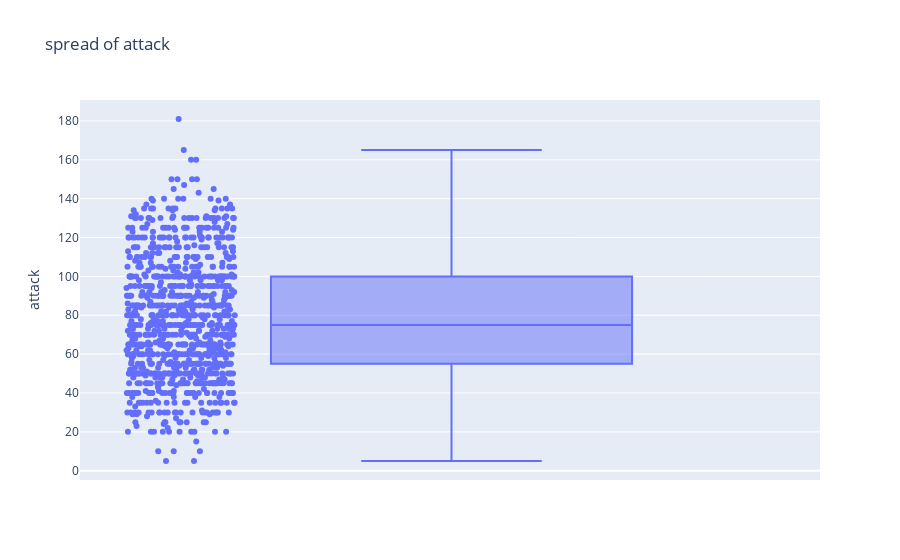

The code cell stored with this chart in its notebook:
### Code cell
fig=px.box(df,y='attack',title='spread of attack',points='all')
fig.show()

### Figure 1 — Plotly figure (JSON) as saved in the notebook; plotly's stock layout.template omitted (floating-point values rounded to 4 significant figures; data arrays with more than 128 entries replaced by an {"elided": "..."} marker saying what was removed)
{"data": [{"alignmentgroup": "True", "boxpoints": "all", "hovertemplate": "attack=%{y}<extra></extra>", "legendgroup": "", "marker": {"color": "#636efa"}, "name": "", "notched": false, "offsetgroup": "", "orientation": "v", "showlegend": false, "type": "box", "x0": " ", "xaxis": "x", "y": {"elided": "1025 int values"}, "y0": " ", "yaxis": "y"}], "layout": {"boxmode": "group", "legend": {"tracegroupgap": 0}, "title": {"text": "spread of attack"}, "xaxis": {"anchor": "y", "domain": [0, 1]}, "yaxis": {"anchor": "x", "domain": [0, 1], "title": {"text": "attack"}}}}
